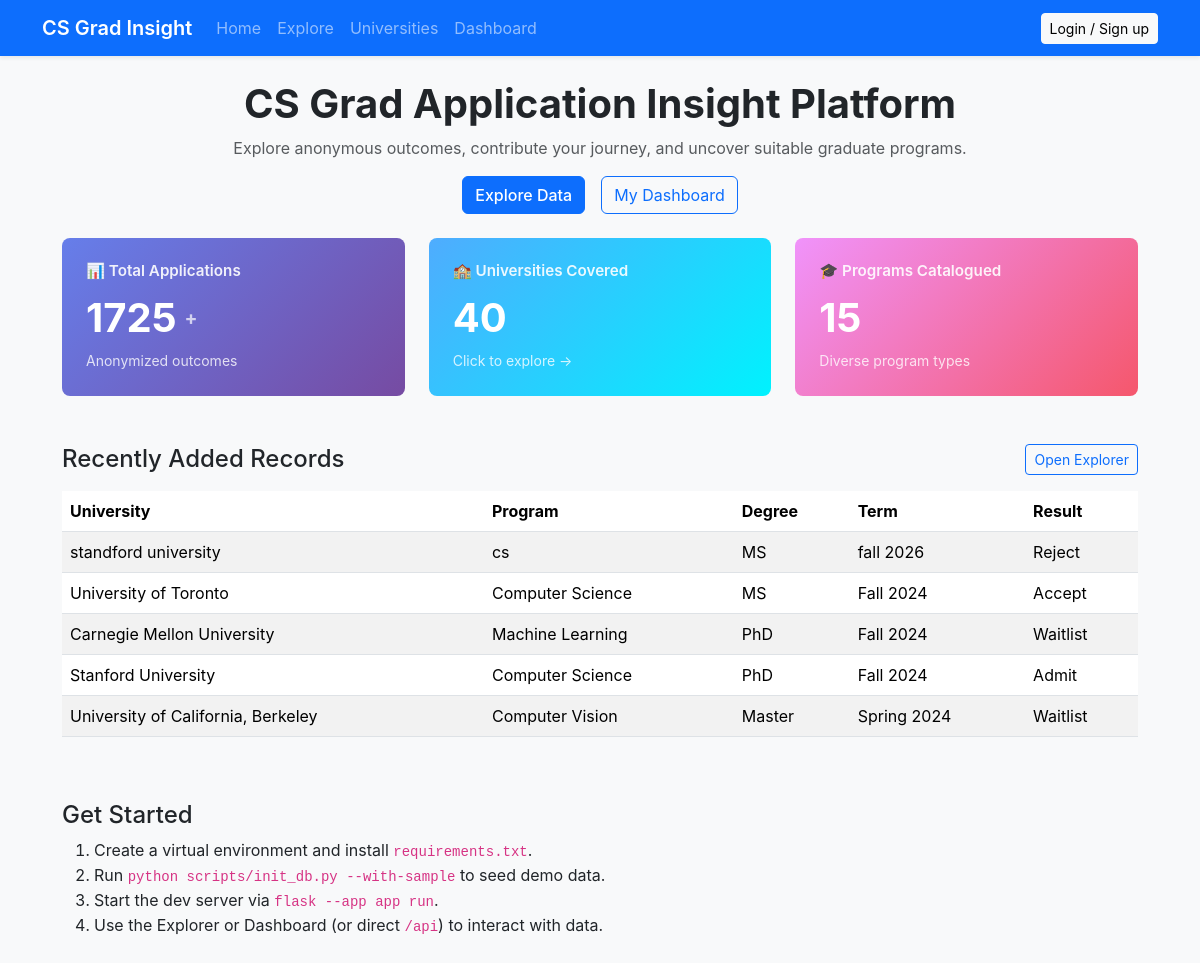
The page / on the database its author committed.
### app.py (models this page shows, shortened)
class TimestampMixin:
    created_at = db.Column(db.DateTime, default=datetime.utcnow)
    updated_at = db.Column(
        db.DateTime, default=datetime.utcnow, onupdate=datetime.utcnow
    )

class ApplicationRecord(TimestampMixin, db.Model):
    __tablename__ = "application_records"
    id = db.Column(db.Integer, primary_key=True)
    user_id = db.Column(db.Integer, db.ForeignKey("users.id"), nullable=False)
    university = db.Column(db.String(120), nullable=False)
    program = db.Column(db.String(120), nullable=False)
    country = db.Column(db.String(80))
    degree = db.Column(db.String(32))
    term = db.Column(db.String(32), nullable=False)
    result = db.Column(db.String(32), nullable=False)
    funding = db.Column(db.String(120))
    notes = db.Column(db.Text)
    user = db.relationship("User", back_populates="applications")
    def to_public_dict(self) -> Dict[str, Any]:
        gpa, gpa_scale = get_effective_gpa(self.user)
        profile = self.user.profile if self.user else None
        return {
            "id": self.id,
            "university": self.university,
            "program": self.program,
            "country": self.country,
            "degree": self.degree,
            "term": self.term,
            "result": self.result,
            "funding": self.funding,
            "gpa": gpa,
            "gpa_scale": gpa_scale,
            "gre_total": profile.gre_total if profile else None,
            "research_experience": profile.research_experience if profile else False,
            "internship_experience": profile.internship_experience if profile else False,
            "recommendation_strength": profile.recommendation_strength if profile else None,
            "created_at": self.created_at.isoformat() if self.created_at else None,
        }

### app.py (the view)
    @app.route("/")
    def home():
        stats = get_public_stats()
        return render_template("index.html", stats=stats)

### app.py (called while the page is built)
def get_current_user() -> Optional[User]:
    user_id = session.get("user_id")
    if not user_id:
        return None
    return db.session.get(User, user_id)

def select_primary_education(user: Optional[User]) -> Optional[Education]:
    if not user or not user.educations:
        return None
    def priority(entry: Education) -> Tuple[int, int, int, int]:
        degree = (entry.degree or "").lower()
        preferred_keywords = ("under", "bachelor", "bs", "b.s")
        rank = 0 if any(keyword in degree for keyword in preferred_keywords) else 1
        return (
            rank,
            entry.start_year or 0,
            entry.end_year or 0,
            entry.id,
        )
    return sorted(user.educations, key=priority)[0]

def get_effective_gpa(user: Optional[User]) -> Tuple[Optional[float], Optional[float]]:
    if not user:
        return None, None
    profile = user.profile
    if profile and profile.gpa and profile.gpa_scale:
        return profile.gpa, profile.gpa_scale
    primary = select_primary_education(user)
    if primary and primary.gpa and primary.gpa_scale:
        return primary.gpa, primary.gpa_scale
    return None, None

def get_public_stats() -> Dict[str, Any]:
    total_applications = ApplicationRecord.query.count()
    university_count = db.session.query(ApplicationRecord.university).distinct().count()
    program_count = db.session.query(ApplicationRecord.program).distinct().count()
    recent = (
        ApplicationRecord.query.order_by(ApplicationRecord.created_at.desc())
        .limit(5)
        .all()
    )
    return {
        "total_applications": total_applications,
        "universities": university_count,
        "programs": program_count,
        "recent_applications": [record.to_public_dict() for record in recent],
    }

### templates/index.html (shortened to what this page needs)
{% extends "base.html" %}
{% block content %}
<header class="mb-4 text-center">
  <h1 class="fw-bold">CS Grad Application Insight Platform</h1>
  <p class="text-muted">
    Explore anonymous outcomes, contribute your journey, and uncover suitable graduate programs.
  </p>
  <div class="d-flex justify-content-center gap-3 flex-wrap">
    <a class="btn btn-primary" href="{{ url_for('explore_page') }}">Explore Data</a>
    <a class="btn btn-outline-primary" href="{{ url_for('dashboard_page') }}">My Dashboard</a>
  </div>
</header>
<section class="row g-4 mb-5" id="stats-section">
  <div class="col-md-4">
    <div class="stat-card applications cursor-pointer" onclick="showApplicationsModal()" data-bs-toggle="tooltip" title="Click to explore applications">
      <h4>📊 Total Applications</h4>
      <div class="stat-value">
        <span id="total-apps-display">{{ stats.total_applications }}</span>
        <span style="font-size: 1.2rem; opacity: 0.7;">+</span>
      </div>
      <small style="opacity: 0.8;">Anonymized outcomes</small>
    </div>
  </div>
  <div class="col-md-4">
    <a href="{{ url_for('universities_page') }}" class="text-decoration-none">
      <div class="stat-card universities cursor-pointer" data-bs-toggle="tooltip" title="Explore universities">
        <h4>🏫 Universities Covered</h4>
        <div class="stat-value">
          <span id="total-unis-display">{{ stats.universities }}</span>
        </div>
        <small style="opacity: 0.8;">Click to explore →</small>
      </div>
    </a>
  </div>
  <div class="col-md-4">
    <div class="stat-card programs cursor-pointer" onclick="showProgramsModal()" data-bs-toggle="tooltip" title="Click to see program breakdown">
      <h4>🎓 Programs Catalogued</h4>
      <div class="stat-value">
        <span id="total-progs-display">{{ stats.programs }}</span>
      </div>
      <small style="opacity: 0.8;">Diverse program types</small>
    </div>
  </div>
</section>
<section class="mb-5">
  <div class="d-flex justify-content-between align-items-center mb-3 flex-wrap gap-3">
    <h2 class="h4 m-0">Recently Added Records</h2>
    <a href="{{ url_for('explore_page') }}" class="btn btn-sm btn-outline-primary">Open Explorer</a>
  </div>
  {% if stats.recent_applications %}
  <div class="table-responsive">
    <table class="table table-striped">
      <thead>
        <tr>
          <th>University</th>
          <th>Program</th>
          <th>Degree</th>
          <th>Term</th>
          <th>Result</th>
        </tr>
      </thead>
      <tbody>
        {% for app in stats.recent_applications %}
        <tr>
          <td>{{ app.university }}</td>
          <td>{{ app.program }}</td>
          <td>{{ app.degree or '-' }}</td>
          <td>{{ app.term or '-' }}</td>
          <td>{{ app.result }}</td>
        </tr>
        {% endfor %}
      </tbody>
    </table>
  </div>
  {% else %}
  <p class="text-muted">No public data yet. Be the first to contribute!</p>
  {% endif %}
</section>
<section>
  <h2 class="h4">Get Started</h2>
  <ol>
    <li>Create a virtual environment and install <code>requirements.txt</code>.</li>
    <li>Run <code>python scripts/init_db.py --with-sample</code> to seed demo data.</li>
    <li>Start the dev server via <code>flask --app app run</code>.</li>
    <li>Use the Explorer or Dashboard (or direct <code>/api</code>) to interact with data.</li>
  </ol>
</section>
{% endblock %}

### templates/base.html (shortened to what this page needs)
<!DOCTYPE html>
<html lang="en">
  <head>
    <link
      rel="stylesheet"
      href="https://cdn.jsdelivr.net/npm/bootstrap@5.3.3/dist/css/bootstrap.min.css"
    />
    <link
      rel="stylesheet"
      href="{{ url_for('static', filename='css/main.css') }}"
    />
  </head>
  <body class="bg-light">
    <nav class="navbar navbar-expand-lg navbar-dark bg-primary">
      <div class="container">
        <a class="navbar-brand fw-semibold" href="{{ url_for('home') }}">
          CS Grad Insight
        </a>
        <div class="collapse navbar-collapse" id="mainNav">
          <ul class="navbar-nav me-auto mb-2 mb-lg-0">
            <li class="nav-item">
              <a class="nav-link" href="{{ url_for('home') }}">Home</a>
            </li>
            <li class="nav-item">
              <a class="nav-link" href="{{ url_for('explore_page') }}">Explore</a>
            </li>
            <li class="nav-item">
              <a class="nav-link" href="{{ url_for('universities_page') }}">Universities</a>
            </li>
            <li class="nav-item">
              <a class="nav-link" href="{{ url_for('dashboard_page') }}">Dashboard</a>
            </li>
          </ul>
          <div class="d-flex align-items-center gap-2">
            {% if current_user %}
            <span class="text-white-50 small">{{ current_user.email }}</span>
            <button class="btn btn-outline-light btn-sm" data-logout>
              Logout
            </button>
            {% else %}
            <a class="btn btn-light btn-sm" href="{{ url_for('auth_page') }}">
              Login / Sign up
            </a>
            {% endif %}
          </div>
        </div>
      </div>
    </nav>
    <main class="container py-4">
      {% block content %}{% endblock %}
    </main>
  </body>
</html>

### static/css/main.css (style rules this page uses)
:root { --primary-color: #0d6efd; --success-color: #198754; --warning-color: #ffc107; --danger-color: #dc3545; --light-bg: #f8f9fa; }
* { transition: background-color 0.2s ease, color 0.2s ease; }
html, body { height: 100%; }
body { min-height: 100vh; display: flex; flex-direction: column; background-color: #fff; font-family: -apple-system, BlinkMacSystemFont, 'Segoe UI', Roboto, 'Helvetica Neue', Arial, sans-serif; }
nav.navbar { box-shadow: 0 0.125rem 0.25rem rgba(0, 0, 0, 0.075); }
main.container { max-width: 1100px; flex: 1; }
.table-responsive { overflow-y: auto; }
.table tbody tr { transition: background-color 0.15s ease; }
.btn { transition: all 0.2s ease; }
.btn-primary, .btn-success, .btn-danger, .btn-warning { font-weight: 500; }
.stat-card { padding: 1.5rem; border-radius: 0.5rem; background: linear-gradient(135deg, #667eea 0%, #764ba2 100%); color: white; cursor: pointer; transition: all 0.3s cubic-bezier(0.4, 0, 0.2, 1); position: relative; overflow: hidden; }
.stat-card::before { content: ''; position: absolute; top: 0; left: -100%; width: 100%; height: 100%; background: rgba(255, 255, 255, 0.1); transition: left 0.5s ease; }
.stat-card.applications { background: linear-gradient(135deg, #667eea 0%, #764ba2 100%); }
.stat-card.programs { background: linear-gradient(135deg, #f093fb 0%, #f5576c 100%); }
.stat-card.universities { background: linear-gradient(135deg, #4facfe 0%, #00f2fe 100%); }
.stat-card h4 { margin: 0; font-size: 0.95rem; font-weight: 600; opacity: 0.9; }
.stat-card .stat-value { font-size: 2.5rem; font-weight: 700; margin: 0.5rem 0 0 0; display: flex; align-items: center; gap: 0.5rem; }

### rows shown on the page
ApplicationRecord: university "standford university", program "cs", degree "MS", term "fall 2026", result "Reject"
ApplicationRecord: university "University of Toronto", program "Computer Science", degree "MS", term "Fall 2024", result "Accept"
ApplicationRecord: university "Carnegie Mellon University", program "Machine Learning", degree "PhD", term "Fall 2024", result "Waitlist"
ApplicationRecord: university "Stanford University", program "Computer Science", degree "PhD", term "Fall 2024", result "Admit"
ApplicationRecord: university "University of California, Berkeley", program "Computer Vision", degree "Master", term "Spring 2024", result "Waitlist"

### other values the page prints
{{ stats.total_applications }} "1725"
{{ stats.universities }} "40"
{{ stats.programs }} "15"
